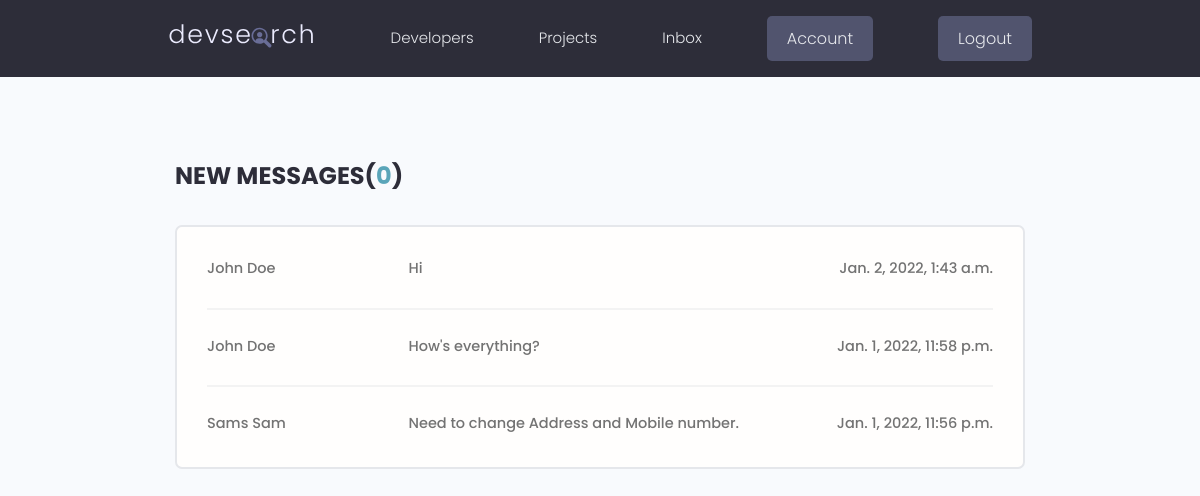
The page /inbox/ (signed in) on the database its author committed.
### users/models.py (models this page shows, shortened)
class Message(models.Model):
   senders = models.ForeignKey(Profile, on_delete=models.SET_NULL, null=True, blank=True)
   recipient = models.ForeignKey(Profile, on_delete=models.SET_NULL, null=True, blank=True, related_name="messages")
   name = models.CharField(max_length=200, null=True, blank=True)
   email = models.EmailField(max_length=200, null=True, blank=True)
   subject = models.CharField(max_length=200, null=True, blank=True)
   body = models.TextField()
   is_read = models.BooleanField(default=False, null=True)
   created_at = models.DateTimeField(auto_now_add=True)
   id = models.UUIDField(default = uuid.uuid4, unique=True, primary_key=True, editable=False)
   class Meta:
      ordering = ['is_read', '-created_at']

### users/views.py (the view)
# urls.py: path('inbox/', views.inbox, name="inbox"),
@login_required(login_url="login")
def inbox(request):
   profile = request.user.profile
   messageRequests = profile.messages.all()
   unreadCount = messageRequests.filter(is_read= False).count()
   context = {
      'messageRequests': messageRequests,
      'unreadCount': unreadCount,
   }
   return render(request, 'users/inbox.html', context)

### users/templates/users/inbox.html
{% extends 'main.html' %}
{% block content %}
<main class="inbox my-xl">
  <div class="content-box">
    <h3 class="inbox__title">New Messages(<span>{{unreadCount}}</span>)</h3>
    <ul class="messages">
      {% for message in messageRequests %}
      {% if message.is_read == False %}
      <li class="message message--unread">
        {% else %}
      <li class="message">
        {% endif %}
        <a href="{% url 'message' message.id %}">
          <span class="message__author">{{message.name}}</span>
          <span class="message__subject">{{message.subject}}</span>
          <span class="message__date">{{message.created_at}}</span>
        </a>
      </li>
      {% endfor %}
    </ul>
  </div>
</main>
{% endblock content %}

### static/styles/app.css (style rules this page uses)
:root { --color-sub: #2d2d39; }
.content-box { width: 95%; max-width: 85rem; margin: 0 auto; }
.inbox { height: 90vh; }
.inbox__title, .inbox__title span { font-size: 2.4rem; font-weight: 700; color: var(--color-sub); text-transform: uppercase; text-align: left; margin-bottom: 3rem; }
.inbox__title span { color: var(--color-main); }
.messages { list-style: none; background: var(--color-white); padding: 0.5rem 3rem; border: 2px solid var(--color-light); border-radius: 0.7rem; }
.message { padding: 2.5rem 0; }
.message > a span { font-size: 1.45rem; font-weight: 500; }
.message:not(:last-child) { border-bottom: 2px solid var(--color-white-light); }
.message > a { display: flex; gap: 1rem; }
.message__author, .message__date { flex-basis: 25%; }
.message__subject { flex-basis: 50%; }
.message__date { text-align: right; }

### static/uikit/styles/modules/_variables.css (style rules this page uses)
:root { --color-main: #5aa5b9; --color-main-light: #e6faff; --color-sub: #3f4156; --color-sub-light: #51546e; --color-sub-lighter: #ededfd; --color-text: #737373; --color-gray: #8b8b8b; --color-light: #e5e7eb; --color-light-gray: #767676; --color-bg: #f8fafd; --color-white: #fffefd; --color-white-light: #f3f3f3; --color-success: #359e64; --color-success-bg: #def8e8; --color-error: #fc4b0b; --color-error-bg: #fff2ee; --font-base: 'Poppins', arial, helvetica, 'Segoe UI', roboto, ubuntu, sans-serif; --font-monospace: 'Fira Code', 'Courier New', courier, monospace; --font-regular: 300; --font-medium: 500; --font-bold: 700; --generic-shadow: 1px 1px 5px #00000010; --generic-transition: all 0.3s ease-in-out; }

### static/uikit/styles/modules/_base.css (style rules this page uses)
* { margin: 0; padding: 0; box-sizing: border-box; text-rendering: optimizeLegibility; color: inherit; font-size: inherit; }
html { font-size: 50%; }
@media only screen and (min-width: 480px) { html { font-size: 56.25%; } }
@media only screen and (min-width: 1200px) { html { font-size: 62.5%; } }
body { line-height: 1.6; font-weight: 400; font-size: 1.5rem; color: var(--color-text); background-color: var(--color-bg); min-height: 100vh; }

### static/uikit/styles/modules/_typography.css (style rules this page uses)
* { font-family: var(--font-base); }
h3 { font-size: 3.2rem; font-weight: var(--font-medium); }
p, span, strong { font-size: 1.6rem; color: var(--color-text); font-weight: var(--font-regular); }
a { padding-bottom: 2px; text-decoration: none; display: inline-block; color: var(--color-main); font-weight: var(--font-medium); }

### static/uikit/styles/modules/_utilities.css (style rules this page uses)
.my-xl { margin: 8rem auto; }

### rows shown on the page
Message: name "John Doe", subject "Hi", created_at "Jan. 2, 2022, 1:43 a.m."
Message: name "John Doe", subject "How's everything?", created_at "Jan. 1, 2022, 11:58 p.m."
Message: name "Sams Sam", subject "Need to change Address and Mobile number.", created_at "Jan. 1, 2022, 11:56 p.m."

### other values the page prints
{{ unreadCount }} "0"
